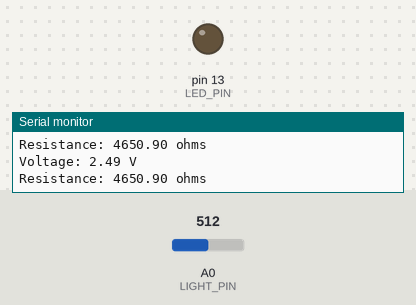
This sketch was run on a simulated Arduino Uno, built with avr-gcc and run on an emulated ATmega328P. Shown: output pins drawn as LEDs (lit = HIGH), the last lines printed to the serial monitor. The test bench sets the inputs (shaded band); at power-on: A0 (LIGHT_PIN) = 512.

Above: at 1.3 s.
1.4 s: A0 (LIGHT_PIN) set to 337
2.9 s: A0 (LIGHT_PIN) set to 307
At 4.2 s:
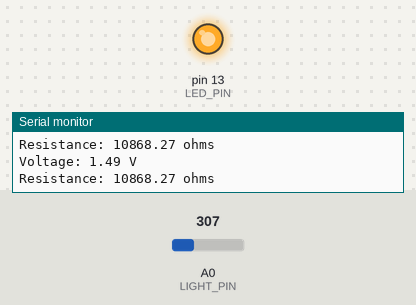
4.5 s: A0 (LIGHT_PIN) set to 511
At 5.6 s:
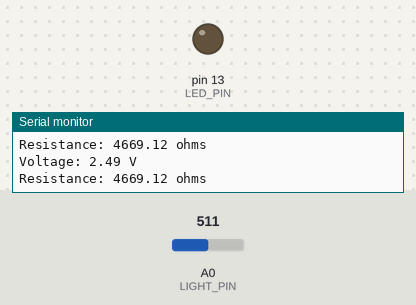
6.0 s: A0 (LIGHT_PIN) set to 306
At 6.8 s:
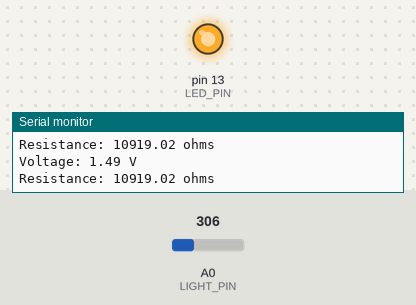
Timing chart, 0 to 8.5 s (numbered marks = the images above; inputs shaded):
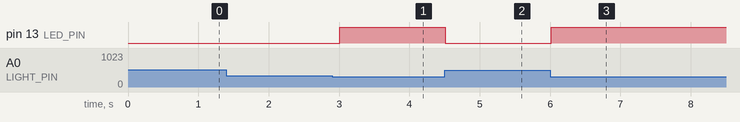

The sketch:

Light2.ino
```cpp
/******************************************************************************
Photocell_Example.ino
Example sketch for SparkFun's photocell - light-variable resistor
  (https://www.sparkfun.com/products/9088)
Jim Lindblom @ SparkFun Electronics
April 28, 2016

Create a voltage divider circuit combining a photocell with a 4.7k resistor.
- The resistor should connect from A0 to GND.
- The photocell should connect from A0 to 3.3V
- Connect an LED to pin 13 (if there's not one built into your Arduino)
As the resistance of the photocell increases (surroundings get darker), the
voltage at A0 should decrease.

Development environment specifics:
Arduino 1.6.7
******************************************************************************/
const int LIGHT_PIN = A0; // Pin connected to voltage divider output
const int LED_PIN = 13; // Use built-in LED as dark indicator

// Measure the voltage at 5V and the actual resistance of your
// 47k resistor, and enter them below:
const float VCC = 4.98; // Measured voltage of Ardunio 5V line
const float R_DIV = 4660.0; // Measured resistance of 3.3k resistor

// Set this to the minimum resistance require to turn an LED on:
const float DARK_THRESHOLD = 10000.0;

void setup()
{
  Serial.begin(9600);
  pinMode(LIGHT_PIN, INPUT);
  pinMode(LED_PIN, OUTPUT);
}

void loop()
{
  // Read the ADC, and calculate voltage and resistance from it
  int lightADC = analogRead(LIGHT_PIN);
  if (lightADC > 0)
  {
    // Use the ADC reading to calculate voltage and resistance
    float lightV = lightADC * VCC / 1023.0;
    float lightR = R_DIV * (VCC / lightV - 1.0);
    Serial.println("Voltage: " + String(lightV) + " V");
    Serial.println("Resistance: " + String(lightR) + " ohms");

    // If resistance of photocell is greater than the dark
    // threshold setting, turn the LED on.
    if (lightR >= DARK_THRESHOLD)
      digitalWrite(LED_PIN, HIGH);
    else
      digitalWrite(LED_PIN, LOW);

    Serial.println();
    delay(500);
  }
}
```

Measured:
- the behaviour switches between 326 and 325 on A0 (LIGHT_PIN) (found by bisection; images 0 and 1)
- after the input at 2.9 s, pin 13 (LED_PIN): LOW → HIGH after 0.11 s
- after the input at 4.5 s, pin 13 (LED_PIN): HIGH → LOW at once
- after the input at 6.0 s, pin 13 (LED_PIN): LOW → HIGH at once
